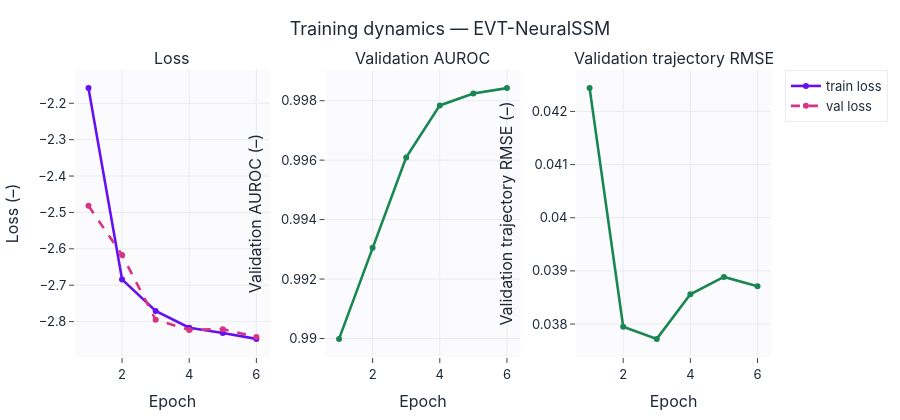

Notebook source saved alongside this figure:
### Markdown cell above
## Кривые обучения с метриками

### Code cell
training_dashboard(history, title="Training dynamics — EVT-NeuralSSM", model_color="#6610f2",
                   save=SAVE_FIGS, fig_id="2_3_training_dashboard").show()

### Figure 1 — Plotly figure (JSON) as saved in the notebook; plotly's stock layout.template omitted (floating-point values rounded to 4 significant figures)
{"data": [{"line": {"color": "#6610f2", "width": 2.6}, "mode": "lines+markers", "name": "train loss", "type": "scatter", "x": [1, 2, 3, 4, 5, 6], "xaxis": "x", "y": [-2.158, -2.684, -2.771, -2.817, -2.831, -2.848], "yaxis": "y"}, {"line": {"color": "#d63384", "dash": "dash", "width": 2.6}, "mode": "lines+markers", "name": "val loss", "type": "scatter", "x": [1, 2, 3, 4, 5, 6], "xaxis": "x", "y": [-2.482, -2.617, -2.795, -2.823, -2.821, -2.842], "yaxis": "y"}, {"line": {"color": "#198754", "width": 2.6}, "mode": "lines+markers", "name": "Validation AUROC", "showlegend": false, "type": "scatter", "x": [1, 2, 3, 4, 5, 6], "xaxis": "x2", "y": [0.99, 0.9931, 0.9961, 0.9978, 0.9982, 0.9984], "yaxis": "y2"}, {"line": {"color": "#198754", "width": 2.6}, "mode": "lines+markers", "name": "Validation trajectory RMSE", "showlegend": false, "type": "scatter", "x": [1, 2, 3, 4, 5, 6], "xaxis": "x3", "y": [0.04244, 0.03795, 0.03772, 0.03856, 0.03889, 0.03871], "yaxis": "y3"}], "layout": {"annotations": [{"font": {"size": 16}, "showarrow": false, "text": "Loss", "x": 0.14, "xanchor": "center", "xref": "paper", "y": 1.0, "yanchor": "bottom", "yref": "paper"}, {"font": {"size": 16}, "showarrow": false, "text": "Validation AUROC", "x": 0.5, "xanchor": "center", "xref": "paper", "y": 1.0, "yanchor": "bottom", "yref": "paper"}, {"font": {"size": 16}, "showarrow": false, "text": "Validation trajectory RMSE", "x": 0.86, "xanchor": "center", "xref": "paper", "y": 1.0, "yanchor": "bottom", "yref": "paper"}], "height": 420, "title": {"text": "Training dynamics — EVT-NeuralSSM"}, "xaxis": {"anchor": "y", "domain": [0.0, 0.28], "title": {"text": "Epoch"}}, "xaxis2": {"anchor": "y2", "domain": [0.36, 0.64], "title": {"text": "Epoch"}}, "xaxis3": {"anchor": "y3", "domain": [0.72, 1.0], "title": {"text": "Epoch"}}, "yaxis": {"anchor": "x", "domain": [0.0, 1.0], "title": {"text": "Loss (–)"}}, "yaxis2": {"anchor": "x2", "domain": [0.0, 1.0], "title": {"text": "Validation AUROC (–)"}}, "yaxis3": {"anchor": "x3", "domain": [0.0, 1.0], "title": {"text": "Validation trajectory RMSE (–)"}}}}
